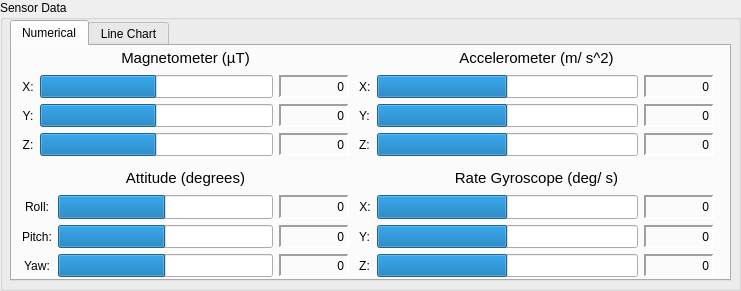
   <widget class="QGroupBox" name="groupBox_5">
    <property name="geometry">
     <rect>
      <x>380</x>
      <y>370</y>
      <width>741</width>
      <height>291</height>
     </rect>
    </property>
    <property name="title">
     <string>Sensor Data</string>
    </property>
    <widget class="QTabWidget" name="tabWidget">
     <property name="geometry">
      <rect>
       <x>10</x>
       <y>20</y>
       <width>721</width>
       <height>261</height>
      </rect>
     </property>
     <property name="currentIndex">
      <number>0</number>
     </property>
     <widget class="QWidget" name="numTab">
      <attribute name="title">
       <string>Numerical</string>
      </attribute>
      <widget class="QWidget" name="layoutWidget">
       <property name="geometry">
        <rect>
         <x>347</x>
         <y>0</y>
         <width>355</width>
         <height>110</height>
        </rect>
       </property>
       <layout class="QGridLayout" name="gridLayout_3">
        <item row="2" column="1">
         <widget class="QProgressBar" name="pgBar_ay">
          <property name="sizePolicy">
           <sizepolicy hsizetype="Minimum" vsizetype="Minimum">
            <horstretch>0</horstretch>
            <verstretch>0</verstretch>
           </sizepolicy>
          </property>
          <property name="minimumSize">
           <size>
            <width>250</width>
            <height>20</height>
           </size>
          </property>
          <property name="minimum">
           <number>-32768</number>
          </property>
          <property name="maximum">
           <number>32767</number>
          </property>
          <property name="value">
           <number>0</number>
          </property>
          <property name="textVisible">
           <bool>false</bool>
          </property>
         </widget>
        </item>
        <item row="3" column="1">
         <widget class="QProgressBar" name="pgBar_az">
          <property name="sizePolicy">
           <sizepolicy hsizetype="Minimum" vsizetype="Minimum">
            <horstretch>0</horstretch>
            <verstretch>0</verstretch>
           </sizepolicy>
          </property>
          <property name="minimumSize">
           <size>
            <width>250</width>
            <height>20</height>
           </size>
          </property>
          <property name="minimum">
           <number>-32768</number>
          </property>
          <property name="maximum">
           <number>32767</number>
          </property>
          <property name="value">
           <number>0</number>
          </property>
          <property name="textVisible">
           <bool>false</bool>
          </property>
         </widget>
        </item>
        <item row="2" column="0">
         <widget class="QLabel" name="AyLabel">
          <property name="sizePolicy">
           <sizepolicy hsizetype="Fixed" vsizetype="Preferred">
            <horstretch>0</horstretch>
            <verstretch>0</verstretch>
           </sizepolicy>
          </property>
          <property name="text">
           <string>Y:</string>
          </property>
         </widget>
        </item>
        <item row="3" column="0">
         <widget class="QLabel" name="AzLabel">
          <property name="sizePolicy">
           <sizepolicy hsizetype="Fixed" vsizetype="Preferred">
            <horstretch>0</horstretch>
            <verstretch>0</verstretch>
           </sizepolicy>
          </property>
          <property name="text">
           <string>Z:</string>
          </property>
         </widget>
        </item>
        <item row="1" column="0">
         <widget class="QLabel" name="AxLabel">
          <property name="sizePolicy">
           <sizepolicy hsizetype="Fixed" vsizetype="Preferred">
            <horstretch>0</horstretch>
            <verstretch>0</verstretch>
           </sizepolicy>
          </property>
          <property name="text">
           <string>X:</string>
          </property>
         </widget>
        </item>
        <item row="1" column="1">
         <widget class="QProgressBar" name="pgBar_ax">
          <property name="sizePolicy">
           <sizepolicy hsizetype="Minimum" vsizetype="Minimum">
            <horstretch>0</horstretch>
            <verstretch>0</verstretch>
           </sizepolicy>
          </property>
          <property name="minimumSize">
           <size>
            <width>250</width>
            <height>20</height>
           </size>
          </property>
          <property name="minimum">
           <number>-32768</number>
          </property>
          <property name="maximum">
           <number>32767</number>
          </property>
          <property name="value">
           <number>0</number>
          </property>
          <property name="textVisible">
           <bool>false</bool>
          </property>
         </widget>
        </item>
        <item row="1" column="2">
         <widget class="QLabel" name="label_ax">
          <property name="sizePolicy">
           <sizepolicy hsizetype="Fixed" vsizetype="Preferred">
            <horstretch>0</horstretch>
            <verstretch>0</verstretch>
           </sizepolicy>
          </property>
          <property name="minimumSize">
           <size>
            <width>70</width>
            <height>20</height>
           </size>
          </property>
          <property name="frameShape">
           <enum>QFrame::Panel</enum>
          </property>
          <property name="frameShadow">
           <enum>QFrame::Sunken</enum>
          </property>
          <property name="lineWidth">
           <number>2</number>
          </property>
          <property name="text">
           <string>0</string>
          </property>
          <property name="alignment">
           <set>Qt::AlignRight|Qt::AlignTrailing|Qt::AlignVCenter</set>
          </property>
         </widget>
        </item>
        <item row="0" column="0" colspan="3">
         <widget class="QLabel" name="accelValuesLabel">
          <property name="sizePolicy">
           <sizepolicy hsizetype="Minimum" vsizetype="Minimum">
            <horstretch>0</horstretch>
            <verstretch>0</verstretch>
           </sizepolicy>
          </property>
          <property name="font">
           <font>
            <pointsize>11</pointsize>
           </font>
          </property>
          <property name="text">
           <string>Accelerometer (m/ s^2)</string>
          </property>
          <property name="alignment">
           <set>Qt::AlignCenter</set>
          </property>
         </widget>
        </item>
        <item row="2" column="2">
         <widget class="QLabel" name="label_ay">
          <property name="sizePolicy">
           <sizepolicy hsizetype="Fixed" vsizetype="Preferred">
            <horstretch>0</horstretch>
            <verstretch>0</verstretch>
           </sizepolicy>
          </property>
          <property name="minimumSize">
           <size>
            <width>70</width>
            <height>20</height>
           </size>
          </property>
          <property name="frameShape">
           <enum>QFrame::Panel</enum>
          </property>
          <property name="frameShadow">
           <enum>QFrame::Sunken</enum>
          </property>
          <property name="lineWidth">
           <number>2</number>
          </property>
          <property name="text">
           <string>0</string>
          </property>
          <property name="alignment">
           <set>Qt::AlignRight|Qt::AlignTrailing|Qt::AlignVCenter</set>
          </property>
         </widget>
        </item>
        <item row="3" column="2">
         <widget class="QLabel" name="label_az">
          <property name="sizePolicy">
           <sizepolicy hsizetype="Fixed" vsizetype="Preferred">
            <horstretch>0</horstretch>
            <verstretch>0</verstretch>
           </sizepolicy>
          </property>
          <property name="minimumSize">
           <size>
            <width>70</width>
            <height>20</height>
           </size>
          </property>
          <property name="frameShape">
           <enum>QFrame::Panel</enum>
          </property>
          <property name="frameShadow">
           <enum>QFrame::Sunken</enum>
          </property>
          <property name="lineWidth">
           <number>2</number>
          </property>
          <property name="text">
           <string>0</string>
          </property>
          <property name="alignment">
           <set>Qt::AlignRight|Qt::AlignTrailing|Qt::AlignVCenter</set>
          </property>
         </widget>
        </item>
       </layout>
      </widget>
      <widget class="QWidget" name="layoutWidget">
       <property name="geometry">
        <rect>
         <x>10</x>
         <y>0</y>
         <width>327</width>
         <height>110</height>
        </rect>
       </property>
       <layout class="QGridLayout" name="gridLayout_2">
        <item row="1" column="1">
         <widget class="QProgressBar" name="pgBar_mx">
          <property name="sizePolicy">
           <sizepolicy hsizetype="Expanding" vsizetype="Minimum">
            <horstretch>0</horstretch>
            <verstretch>0</verstretch>
           </sizepolicy>
          </property>
          <property name="minimumSize">
           <size>
            <width>200</width>
            <height>20</height>
           </size>
          </property>
          <property name="minimum">
           <number>-4096</number>
          </property>
          <property name="maximum">
           <number>4095</number>
          </property>
          <property name="value">
           <number>0</number>
          </property>
          <property name="textVisible">
           <bool>false</bool>
          </property>
          <property name="invertedAppearance">
           <bool>false</bool>
          </property>
         </widget>
        </item>
        <item row="2" column="2">
         <widget class="QLabel" name="label_my">
          <property name="sizePolicy">
           <sizepolicy hsizetype="Fixed" vsizetype="Minimum">
            <horstretch>0</horstretch>
            <verstretch>0</verstretch>
           </sizepolicy>
          </property>
          <property name="minimumSize">
           <size>
            <width>70</width>
            <height>20</height>
           </size>
          </property>
          <property name="frameShape">
           <enum>QFrame::Panel</enum>
          </property>
          <property name="frameShadow">
           <enum>QFrame::Sunken</enum>
          </property>
          <property name="lineWidth">
           <number>2</number>
          </property>
          <property name="midLineWidth">
           <number>0</number>
          </property>
          <property name="text">
           <string>0</string>
          </property>
          <property name="alignment">
           <set>Qt::AlignRight|Qt::AlignTrailing|Qt::AlignVCenter</set>
          </property>
         </widget>
        </item>
        <item row="3" column="0">
         <widget class="QLabel" name="MzLabel">
          <property name="sizePolicy">
           <sizepolicy hsizetype="Preferred" vsizetype="Preferred">
            <horstretch>0</horstretch>
            <verstretch>0</verstretch>
           </sizepolicy>
          </property>
          <property name="text">
           <string>Z:</string>
          </property>
          <property name="alignment">
           <set>Qt::AlignCenter</set>
          </property>
         </widget>
        </item>
        <item row="1" column="2">
         <widget class="QLabel" name="label_mx">
          <property name="sizePolicy">
           <sizepolicy hsizetype="Fixed" vsizetype="Minimum">
            <horstretch>0</horstretch>
            <verstretch>0</verstretch>
           </sizepolicy>
          </property>
          <property name="minimumSize">
           <size>
            <width>70</width>
            <height>20</height>
           </size>
          </property>
          <property name="frameShape">
           <enum>QFrame::Panel</enum>
          </property>
          <property name="frameShadow">
           <enum>QFrame::Sunken</enum>
          </property>
          <property name="lineWidth">
           <number>2</number>
          </property>
          <property name="text">
           <string>0</string>
          </property>
          <property name="alignment">
           <set>Qt::AlignRight|Qt::AlignTrailing|Qt::AlignVCenter</set>
          </property>
         </widget>
        </item>
        <item row="1" column="0">
         <widget class="QLabel" name="MxLabel">
          <property name="sizePolicy">
           <sizepolicy hsizetype="Preferred" vsizetype="Preferred">
            <horstretch>0</horstretch>
            <verstretch>0</verstretch>
           </sizepolicy>
          </property>
          <property name="text">
           <string>X:</string>
          </property>
          <property name="alignment">
           <set>Qt::AlignCenter</set>
          </property>
         </widget>
        </item>
        <item row="3" column="1">
         <widget class="QProgressBar" name="pgBar_mz">
          <property name="sizePolicy">
           <sizepolicy hsizetype="Expanding" vsizetype="Minimum">
            <horstretch>0</horstretch>
            <verstretch>0</verstretch>
           </sizepolicy>
          </property>
          <property name="minimumSize">
           <size>
            <width>200</width>
            <height>20</height>
           </size>
          </property>
          <property name="minimum">
           <number>-4096</number>
          </property>
          <property name="maximum">
           <number>4095</number>
          </property>
          <property name="value">
           <number>0</number>
          </property>
          <property name="textVisible">
           <bool>false</bool>
          </property>
         </widget>
        </item>
        <item row="3" column="2">
         <widget class="QLabel" name="label_mz">
          <property name="sizePolicy">
           <sizepolicy hsizetype="Fixed" vsizetype="Preferred">
            <horstretch>0</horstretch>
            <verstretch>0</verstretch>
           </sizepolicy>
          </property>
          <property name="minimumSize">
           <size>
            <width>70</width>
            <height>20</height>
           </size>
          </property>
          <property name="frameShape">
           <enum>QFrame::Panel</enum>
          </property>
          <property name="frameShadow">
           <enum>QFrame::Sunken</enum>
          </property>
          <property name="lineWidth">
           <number>2</number>
          </property>
          <property name="text">
           <string>0</string>
          </property>
          <property name="alignment">
           <set>Qt::AlignRight|Qt::AlignTrailing|Qt::AlignVCenter</set>
          </property>
         </widget>
        </item>
        <item row="2" column="0">
         <widget class="QLabel" name="MyLabel">
          <property name="sizePolicy">
           <sizepolicy hsizetype="Preferred" vsizetype="Preferred">
            <horstretch>0</horstretch>
            <verstretch>0</verstretch>
           </sizepolicy>
          </property>
          <property name="text">
           <string>Y:</string>
          </property>
          <property name="alignment">
           <set>Qt::AlignCenter</set>
          </property>
         </widget>
        </item>
        <item row="2" column="1">
         <widget class="QProgressBar" name="pgBar_my">
          <property name="sizePolicy">
           <sizepolicy hsizetype="Expanding" vsizetype="Minimum">
            <horstretch>0</horstretch>
            <verstretch>0</verstretch>
           </sizepolicy>
          </property>
          <property name="minimumSize">
           <size>
            <width>200</width>
            <height>20</height>
           </size>
          </property>
          <property name="minimum">
           <number>-4096</number>
          </property>
          <property name="maximum">
           <number>4095</number>
          </property>
          <property name="value">
           <number>0</number>
          </property>
          <property name="textVisible">
           <bool>false</bool>
          </property>
         </widget>
        </item>
        <item row="0" column="0" colspan="3">
         <widget class="QLabel" name="megnetoLabel_2">
          <property name="sizePolicy">
           <sizepolicy hsizetype="Minimum" vsizetype="Minimum">
            <horstretch>0</horstretch>
            <verstretch>0</verstretch>
           </sizepolicy>
          </property>
          <property name="font">
           <font>
            <pointsize>11</pointsize>
           </font>
          </property>
          <property name="text">
           <string>Magnetometer (µT)</string>
          </property>
          <property name="alignment">
           <set>Qt::AlignCenter</set>
          </property>
         </widget>
        </item>
       </layout>
      </widget>
      <widget class="QWidget" name="layoutWidget">
       <property name="geometry">
        <rect>
         <x>347</x>
         <y>120</y>
         <width>355</width>
         <height>111</height>
        </rect>
       </property>
       <layout class="QGridLayout" name="gridLayout_5">
        <item row="1" column="0">
         <widget class="QLabel" name="GxLabel">
          <property name="sizePolicy">
           <sizepolicy hsizetype="Fixed" vsizetype="Preferred">
            <horstretch>0</horstretch>
            <verstretch>0</verstretch>
           </sizepolicy>
          </property>
          <property name="minimumSize">
           <size>
            <width>0</width>
            <height>0</height>
           </size>
          </property>
          <property name="text">
           <string>X:</string>
          </property>
          <property name="alignment">
           <set>Qt::AlignCenter</set>
          </property>
         </widget>
        </item>
        <item row="2" column="0">
         <widget class="QLabel" name="GyLabel">
          <property name="sizePolicy">
           <sizepolicy hsizetype="Fixed" vsizetype="Preferred">
            <horstretch>0</horstretch>
            <verstretch>0</verstretch>
           </sizepolicy>
          </property>
          <property name="minimumSize">
           <size>
            <width>5</width>
            <height>0</height>
           </size>
          </property>
          <property name="text">
           <string>Y:</string>
          </property>
          <property name="alignment">
           <set>Qt::AlignCenter</set>
          </property>
         </widget>
        </item>
        <item row="2" column="1">
         <widget class="QProgressBar" name="pgBar_gy">
          <property name="sizePolicy">
           <sizepolicy hsizetype="Minimum" vsizetype="Minimum">
            <horstretch>0</horstretch>
            <verstretch>0</verstretch>
           </sizepolicy>
          </property>
          <property name="minimumSize">
           <size>
            <width>250</width>
            <height>20</height>
           </size>
          </property>
          <property name="minimum">
           <number>-32768</number>
          </property>
          <property name="maximum">
           <number>32767</number>
          </property>
          <property name="value">
           <number>0</number>
          </property>
          <property name="textVisible">
           <bool>false</bool>
          </property>
         </widget>
        </item>
        <item row="3" column="1">
         <widget class="QProgressBar" name="pgBar_gz">
          <property name="sizePolicy">
           <sizepolicy hsizetype="Minimum" vsizetype="Minimum">
            <horstretch>0</horstretch>
            <verstretch>0</verstretch>
           </sizepolicy>
          </property>
          <property name="minimumSize">
           <size>
            <width>250</width>
            <height>20</height>
           </size>
          </property>
          <property name="minimum">
           <number>-32768</number>
          </property>
          <property name="maximum">
           <number>32767</number>
          </property>
          <property name="value">
           <number>0</number>
          </property>
          <property name="textVisible">
           <bool>false</bool>
          </property>
         </widget>
        </item>
        <item row="1" column="1">
         <widget class="QProgressBar" name="pgBar_gx">
          <property name="sizePolicy">
           <sizepolicy hsizetype="Minimum" vsizetype="Minimum">
            <horstretch>0</horstretch>
            <verstretch>0</verstretch>
           </sizepolicy>
          </property>
          <property name="minimumSize">
           <size>
            <width>250</width>
            <height>20</height>
           </size>
          </property>
          <property name="minimum">
           <number>-32768</number>
          </property>
          <property name="maximum">
           <number>32767</number>
          </property>
          <property name="value">
           <number>0</number>
          </property>
          <property name="textVisible">
           <bool>false</bool>
          </property>
         </widget>
        </item>
        <item row="3" column="0">
         <widget class="QLabel" name="GzLabel">
          <property name="sizePolicy">
           <sizepolicy hsizetype="Fixed" vsizetype="Preferred">
            <horstretch>0</horstretch>
            <verstretch>0</verstretch>
           </sizepolicy>
          </property>
          <property name="minimumSize">
           <size>
            <width>5</width>
            <height>0</height>
           </size>
          </property>
          <property name="text">
           <string>Z:</string>
          </property>
          <property name="alignment">
           <set>Qt::AlignCenter</set>
          </property>
         </widget>
        </item>
        <item row="1" column="2">
         <widget class="QLabel" name="label_gx">
          <property name="sizePolicy">
           <sizepolicy hsizetype="Fixed" vsizetype="Preferred">
            <horstretch>0</horstretch>
            <verstretch>0</verstretch>
           </sizepolicy>
          </property>
          <property name="minimumSize">
           <size>
            <width>70</width>
            <height>20</height>
           </size>
          </property>
          <property name="frameShape">
           <enum>QFrame::Panel</enum>
          </property>
          <property name="frameShadow">
           <enum>QFrame::Sunken</enum>
          </property>
          <property name="lineWidth">
           <number>2</number>
          </property>
          <property name="text">
           <string>0</string>
          </property>
          <property name="alignment">
           <set>Qt::AlignRight|Qt::AlignTrailing|Qt::AlignVCenter</set>
          </property>
         </widget>
        </item>
        <item row="0" column="0" colspan="3">
         <widget class="QLabel" name="gyroValuesLabel">
          <property name="sizePolicy">
           <sizepolicy hsizetype="Minimum" vsizetype="Minimum">
            <horstretch>0</horstretch>
            <verstretch>0</verstretch>
           </sizepolicy>
          </property>
          <property name="font">
           <font>
            <pointsize>11</pointsize>
           </font>
          </property>
          <property name="text">
           <string>Rate Gyroscope (deg/ s)</string>
          </property>
          <property name="alignment">
           <set>Qt::AlignCenter</set>
          </property>
         </widget>
        </item>
        <item row="2" column="2">
         <widget class="QLabel" name="label_gy">
          <property name="sizePolicy">
           <sizepolicy hsizetype="Fixed" vsizetype="Preferred">
            <horstretch>0</horstretch>
            <verstretch>0</verstretch>
           </sizepolicy>
          </property>
          <property name="minimumSize">
           <size>
            <width>70</width>
            <height>20</height>
           </size>
          </property>
          <property name="frameShape">
           <enum>QFrame::Panel</enum>
          </property>
          <property name="frameShadow">
           <enum>QFrame::Sunken</enum>
          </property>
          <property name="lineWidth">
           <number>2</number>
          </property>
          <property name="text">
           <string>0</string>
          </property>
          <property name="alignment">
           <set>Qt::AlignRight|Qt::AlignTrailing|Qt::AlignVCenter</set>
          </property>
         </widget>
        </item>
        <item row="3" column="2">
         <widget class="QLabel" name="label_gz">
          <property name="sizePolicy">
           <sizepolicy hsizetype="Fixed" vsizetype="Preferred">
            <horstretch>0</horstretch>
            <verstretch>0</verstretch>
           </sizepolicy>
          </property>
          <property name="minimumSize">
           <size>
            <width>70</width>
            <height>20</height>
           </size>
          </property>
          <property name="frameShape">
           <enum>QFrame::Panel</enum>
          </property>
          <property name="frameShadow">
           <enum>QFrame::Sunken</enum>
          </property>
          <property name="lineWidth">
           <number>2</number>
          </property>
          <property name="text">
           <string>0</string>
          </property>
          <property name="alignment">
           <set>Qt::AlignRight|Qt::AlignTrailing|Qt::AlignVCenter</set>
          </property>
         </widget>
        </item>
       </layout>
      </widget>
      <widget class="QWidget" name="layoutWidget">
       <property name="geometry">
        <rect>
         <x>10</x>
         <y>120</y>
         <width>327</width>
         <height>111</height>
        </rect>
       </property>
       <layout class="QGridLayout" name="gridLayout_4">
        <item row="2" column="0">
         <widget class="QLabel" name="PitchLabel">
          <property name="sizePolicy">
           <sizepolicy hsizetype="Minimum" vsizetype="Preferred">
            <horstretch>0</horstretch>
            <verstretch>0</verstretch>
           </sizepolicy>
          </property>
          <property name="text">
           <string>Pitch:</string>
          </property>
          <property name="alignment">
           <set>Qt::AlignCenter</set>
          </property>
         </widget>
        </item>
        <item row="1" column="1">
         <widget class="QProgressBar" name="pgBar_roll">
          <property name="sizePolicy">
           <sizepolicy hsizetype="Expanding" vsizetype="Minimum">
            <horstretch>0</horstretch>
            <verstretch>0</verstretch>
           </sizepolicy>
          </property>
          <property name="minimumSize">
           <size>
            <width>200</width>
            <height>20</height>
           </size>
          </property>
          <property name="minimum">
           <number>-180</number>
          </property>
          <property name="maximum">
           <number>180</number>
          </property>
          <property name="value">
           <number>0</number>
          </property>
          <property name="textVisible">
           <bool>false</bool>
          </property>
         </widget>
        </item>
        <item row="1" column="0">
         <widget class="QLabel" name="RollLabel">
          <property name="sizePolicy">
           <sizepolicy hsizetype="Minimum" vsizetype="Preferred">
            <horstretch>0</horstretch>
            <verstretch>0</verstretch>
           </sizepolicy>
          </property>
          <property name="text">
           <string>Roll:</string>
          </property>
          <property name="alignment">
           <set>Qt::AlignCenter</set>
          </property>
         </widget>
        </item>
        <item row="3" column="1">
         <widget class="QProgressBar" name="pgBar_yaw">
          <property name="sizePolicy">
           <sizepolicy hsizetype="Expanding" vsizetype="Minimum">
            <horstretch>0</horstretch>
            <verstretch>0</verstretch>
           </sizepolicy>
          </property>
          <property name="minimumSize">
           <size>
            <width>200</width>
            <height>20</height>
           </size>
          </property>
          <property name="minimum">
           <number>-180</number>
          </property>
          <property name="maximum">
           <number>180</number>
          </property>
          <property name="value">
           <number>0</number>
          </property>
          <property name="textVisible">
           <bool>false</bool>
          </property>
         </widget>
        </item>
        <item row="2" column="1">
         <widget class="QProgressBar" name="pgBar_pitch">
          <property name="sizePolicy">
           <sizepolicy hsizetype="Expanding" vsizetype="Minimum">
            <horstretch>0</horstretch>
            <verstretch>0</verstretch>
           </sizepolicy>
          </property>
          <property name="minimumSize">
           <size>
            <width>200</width>
            <height>20</height>
           </size>
          </property>
          <property name="minimum">
           <number>-180</number>
          </property>
          <property name="maximum">
           <number>180</number>
          </property>
          <property name="value">
           <number>0</number>
          </property>
          <property name="textVisible">
           <bool>false</bool>
          </property>
         </widget>
        </item>
        <item row="3" column="0">
         <widget class="QLabel" name="YawLabel">
          <property name="sizePolicy">
           <sizepolicy hsizetype="Minimum" vsizetype="Preferred">
            <horstretch>0</horstretch>
            <verstretch>0</verstretch>
           </sizepolicy>
          </property>
          <property name="text">
           <string>Yaw:</string>
          </property>
          <property name="alignment">
           <set>Qt::AlignCenter</set>
          </property>
         </widget>
        </item>
        <item row="1" column="2">
         <widget class="QLabel" name="label_ang_roll">
          <property name="sizePolicy">
           <sizepolicy hsizetype="Fixed" vsizetype="Preferred">
            <horstretch>0</horstretch>
            <verstretch>0</verstretch>
           </sizepolicy>
          </property>
          <property name="minimumSize">
           <size>
            <width>70</width>
            <height>20</height>
           </size>
          </property>
          <property name="frameShape">
           <enum>QFrame::Panel</enum>
          </property>
          <property name="frameShadow">
           <enum>QFrame::Sunken</enum>
          </property>
          <property name="lineWidth">
           <number>2</number>
          </property>
          <property name="text">
           <string>0</string>
          </property>
          <property name="alignment">
           <set>Qt::AlignRight|Qt::AlignTrailing|Qt::AlignVCenter</set>
          </property>
         </widget>
        </item>
        <item row="2" column="2">
         <widget class="QLabel" name="label_ang_pitch">
          <property name="sizePolicy">
           <sizepolicy hsizetype="Fixed" vsizetype="Preferred">
            <horstretch>0</horstretch>
            <verstretch>0</verstretch>
           </sizepolicy>
          </property>
          <property name="minimumSize">
           <size>
            <width>70</width>
            <height>20</height>
           </size>
          </property>
          <property name="frameShape">
           <enum>QFrame::Panel</enum>
          </property>
          <property name="frameShadow">
           <enum>QFrame::Sunken</enum>
          </property>
          <property name="lineWidth">
           <number>2</number>
          </property>
          <property name="text">
           <string>0</string>
          </property>
          <property name="alignment">
           <set>Qt::AlignRight|Qt::AlignTrailing|Qt::AlignVCenter</set>
          </property>
         </widget>
        </item>
        <item row="3" column="2">
         <widget class="QLabel" name="label_ang_yaw">
          <property name="sizePolicy">
           <sizepolicy hsizetype="Fixed" vsizetype="Preferred">
            <horstretch>0</horstretch>
            <verstretch>0</verstretch>
           </sizepolicy>
          </property>
          <property name="minimumSize">
           <size>
            <width>70</width>
            <height>20</height>
           </size>
          </property>
          <property name="frameShape">
           <enum>QFrame::Panel</enum>
          </property>
          <property name="frameShadow">
           <enum>QFrame::Sunken</enum>
          </property>
          <property name="lineWidth">
           <number>2</number>
          </property>
          <property name="text">
           <string>0</string>
          </property>
          <property name="alignment">
           <set>Qt::AlignRight|Qt::AlignTrailing|Qt::AlignVCenter</set>
          </property>
         </widget>
        </item>
        <item row="0" column="0" colspan="3">
         <widget class="QLabel" name="label">
          <property name="sizePolicy">
           <sizepolicy hsizetype="Minimum" vsizetype="Minimum">
            <horstretch>0</horstretch>
            <verstretch>0</verstretch>
           </sizepolicy>
          </property>
          <property name="font">
           <font>
            <pointsize>11</pointsize>
           </font>
          </property>
          <property name="text">
           <string>Attitude (degrees)</string>
          </property>
          <property name="alignment">
           <set>Qt::AlignCenter</set>
          </property>
         </widget>
        </item>
       </layout>
      </widget>
     </widget>
     <widget class="QWidget" name="chartTab">
      <attribute name="title">
       <string>Line Chart</string>
      </attribute>
      <widget class="QWidget" name="widget" native="true">
       <property name="geometry">
        <rect>
         <x>110</x>
         <y>50</y>
         <width>120</width>
         <height>80</height>
        </rect>
       </property>
      </widget>
     </widget>
    </widget>
   </widget>
